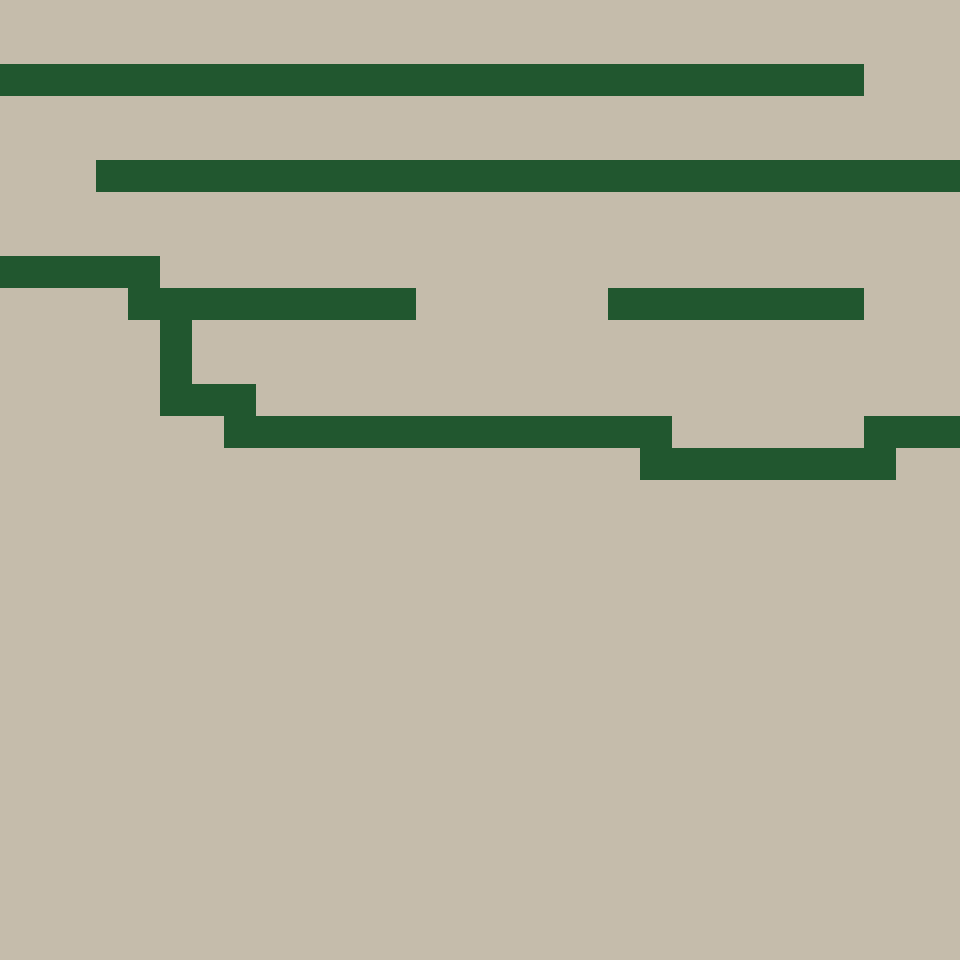

A 2D game scene composited from a Tiled map and its tileset images. What follows is a short description and the map's XML, with every tile layer's data as written:
An orthogonal 30x30 tile map with 32x32 px tiles, 1 tile layer (Calque de Tile 1).

<map version="1.0" tiledversion="1.0.3" orientation="orthogonal" renderorder="right-down" width="30" height="30" tilewidth="32" tileheight="32" backgroundcolor="#c5bcab" nextobjectid="1">
 <tileset firstgid="1" source="platform.tsx" />
 <layer name="Calque de Tile 1" width="30" height="30">
  <data encoding="csv">
0,0,0,0,0,0,0,0,0,0,0,0,0,0,0,0,0,0,0,0,0,0,0,0,0,0,0,0,0,0,
0,0,0,0,0,0,0,0,0,0,0,0,0,0,0,0,0,0,0,0,0,0,0,0,0,0,0,0,0,0,
1,1,1,1,1,1,1,1,1,1,1,1,1,1,1,1,1,1,1,1,1,1,1,1,1,1,1,0,0,0,
0,0,0,0,0,0,0,0,0,0,0,0,0,0,0,0,0,0,0,0,0,0,0,0,0,0,0,0,0,0,
0,0,0,0,0,0,0,0,0,0,0,0,0,0,0,0,0,0,0,0,0,0,0,0,0,0,0,0,0,0,
0,0,0,1,1,1,1,1,1,1,1,1,1,1,1,1,1,1,1,1,1,1,1,1,1,1,1,1,1,1,
0,0,0,0,0,0,0,0,0,0,0,0,0,0,0,0,0,0,0,0,0,0,0,0,0,0,0,0,0,0,
0,0,0,0,0,0,0,0,0,0,0,0,0,0,0,0,0,0,0,0,0,0,0,0,0,0,0,0,0,0,
1,1,1,1,1,0,0,0,0,0,0,0,0,0,0,0,0,0,0,0,0,0,0,0,0,0,0,0,0,0,
0,0,0,0,1,1,1,1,1,1,1,1,1,0,0,0,0,0,0,1,1,1,1,1,1,1,1,0,0,0,
0,0,0,0,0,1,0,0,0,0,0,0,0,0,0,0,0,0,0,0,0,0,0,0,0,0,0,0,0,0,
0,0,0,0,0,1,0,0,0,0,0,0,0,0,0,0,0,0,0,0,0,0,0,0,0,0,0,0,0,0,
0,0,0,0,0,1,1,1,0,0,0,0,0,0,0,0,0,0,0,0,0,0,0,0,0,0,0,0,0,0,
0,0,0,0,0,0,0,1,1,1,1,1,1,1,1,1,1,1,1,1,1,0,0,0,0,0,0,1,1,1,
0,0,0,0,0,0,0,0,0,0,0,0,0,0,0,0,0,0,0,0,1,1,1,1,1,1,1,1,0,0,
0,0,0,0,0,0,0,0,0,0,0,0,0,0,0,0,0,0,0,0,0,0,0,0,0,0,0,0,0,0,
0,0,0,0,0,0,0,0,0,0,0,0,0,0,0,0,0,0,0,0,0,0,0,0,0,0,0,0,0,0,
0,0,0,0,0,0,0,0,0,0,0,0,0,0,0,0,0,0,0,0,0,0,0,0,0,0,0,0,0,0,
0,0,0,0,0,0,0,0,0,0,0,0,0,0,0,0,0,0,0,0,0,0,0,0,0,0,0,0,0,0,
0,0,0,0,0,0,0,0,0,0,0,0,0,0,0,0,0,0,0,0,0,0,0,0,0,0,0,0,0,0,
0,0,0,0,0,0,0,0,0,0,0,0,0,0,0,0,0,0,0,0,0,0,0,0,0,0,0,0,0,0,
0,0,0,0,0,0,0,0,0,0,0,0,0,0,0,0,0,0,0,0,0,0,0,0,0,0,0,0,0,0,
0,0,0,0,0,0,0,0,0,0,0,0,0,0,0,0,0,0,0,0,0,0,0,0,0,0,0,0,0,0,
0,0,0,0,0,0,0,0,0,0,0,0,0,0,0,0,0,0,0,0,0,0,0,0,0,0,0,0,0,0,
0,0,0,0,0,0,0,0,0,0,0,0,0,0,0,0,0,0,0,0,0,0,0,0,0,0,0,0,0,0,
0,0,0,0,0,0,0,0,0,0,0,0,0,0,0,0,0,0,0,0,0,0,0,0,0,0,0,0,0,0,
0,0,0,0,0,0,0,0,0,0,0,0,0,0,0,0,0,0,0,0,0,0,0,0,0,0,0,0,0,0,
0,0,0,0,0,0,0,0,0,0,0,0,0,0,0,0,0,0,0,0,0,0,0,0,0,0,0,0,0,0,
0,0,0,0,0,0,0,0,0,0,0,0,0,0,0,0,0,0,0,0,0,0,0,0,0,0,0,0,0,0,
0,0,0,0,0,0,0,0,0,0,0,0,0,0,0,0,0,0,0,0,0,0,0,0,0,0,0,0,0,0
</data>
 </layer>
</map>
